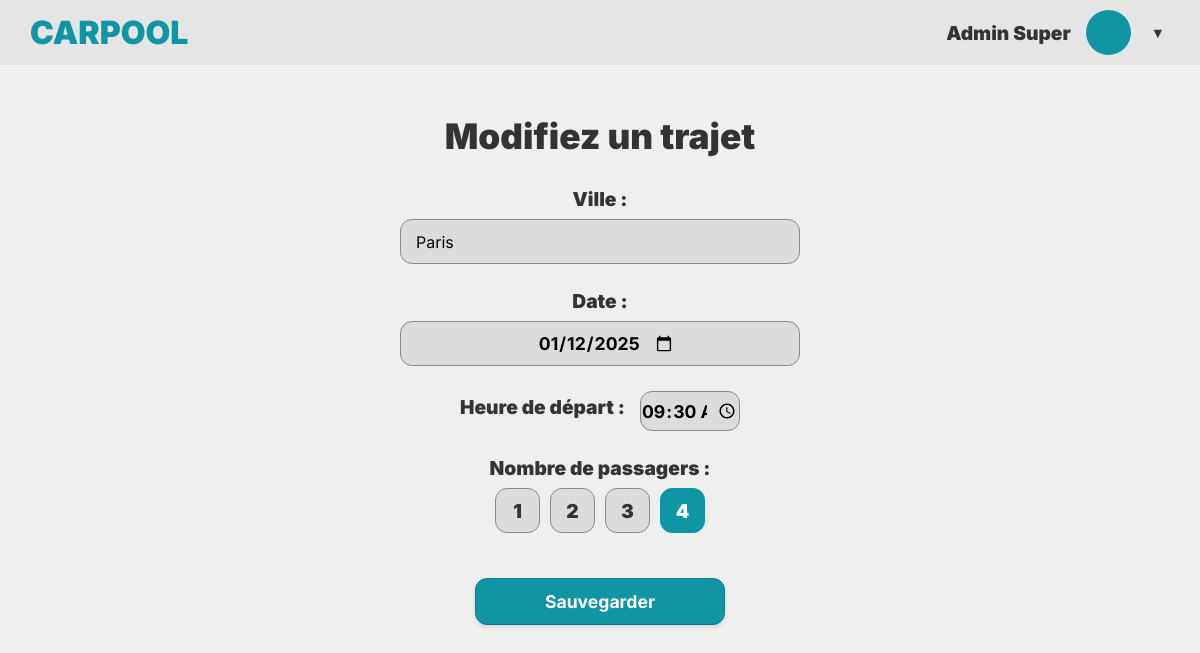
/users/modifTrajets.php (signed in), run on the app's committed database.
### tables this page shows
CREATE TABLE IF NOT EXISTS `trajet` (
  `trajet_id` int NOT NULL AUTO_INCREMENT,
  `trajet_ville` varchar(50) NOT NULL,
  `trajet_date` date NOT NULL,
  `trajet_heure` time NOT NULL,
  `trajet_users_id` int NOT NULL,
  `trajet_nbpassager_max` int NOT NULL,
  `trajet_date_publication` datetime DEFAULT NULL,
  PRIMARY KEY (`trajet_id`)
);

### include/function.php (called while the page is built)
<?php
function hsc($value)
{
    return htmlspecialchars(is_null($value) ? "" : $value);
}
?>

### users/modifTrajets.php (the view, shortened to what this page needs)
<?php
require_once $_SERVER["DOCUMENT_ROOT"] . "../include/connect.php";
require_once $_SERVER["DOCUMENT_ROOT"] . "../include/function.php";
$stmt = $db->prepare("
        SELECT
        trajet_id,
        trajet_heure,
        trajet_ville,
        trajet_date,
        trajet_nbpassager_max,
        u1.users_firstname AS passager_1,
        u2.users_firstname AS passager_2,
        u3.users_firstname AS passager_3,
        u4.users_firstname AS passager_4
        FROM `trajet`
        RIGHT JOIN `passager` p ON p.passager_trajet_id = trajet_id
        LEFT JOIN `users` u1 ON p.passager_un_users_id = u1.users_id
        LEFT JOIN `users` u2 ON p.passager_deux_users_id = u2.users_id
        LEFT JOIN `users` u3 ON p.passager_trois_users_id = u3.users_id
        LEFT JOIN `users` u4 ON p.passager_quatre_users_id = u4.users_id
        WHERE `trajet_id` = 2;
    ");
$stmt->execute();
$recordset = $stmt->fetchAll(PDO::FETCH_ASSOC);
$heure = hsc($recordset["0"]["trajet_heure"]);
$ville = hsc($recordset["0"]["trajet_ville"]);
$date = hsc($recordset["0"]["trajet_date"]);
?>
<!DOCTYPE html>
<html lang="fr">
<head>
    <link rel="stylesheet" href="../style/style.css">
    <link rel="stylesheet" href="../style/ajoutTrajets.css">
</head>
<body class="page-specifique">
    <?php require_once "../include/header.php"; ?>
    <main class="conteneur-central">
        <h1 class="titre-page">Modifiez un trajet</h1>
        <form class="formulaire" action="processTrajets.php" method="post" enctype="multipart/form-data">
            <div class="groupe-saisie">
                <label for="ville">Ville :</label>
                <input type="text" id="ville" name="ville" class="champ-texte" value="<?= $ville ?>">
            </div>
            <div class="groupe-saisie">
                <label for="date">Date :</label>
                <div class="champ-date-visuel">
                    <input type="date" id="date" name="date" class="sous-champ-date" value="<?= $date ?>">
                </div>
            </div>
            <div class="groupe-saisie-ligne">
                <label for="heure">Heure de départ :</label>
                <input type="time" name="heure" id="heure" class="champ-heure" value="<?= $heure ?>">
            </div>
            <div class="groupe-saisie">
                <label>Nombre de passagers :</label>
                <div class="selecteur-passagers">
                    <label for="p1" class="bouton-passager">1</label>
                    <label for="p2" class="bouton-passager">2</label>
                    <label for="p3" class="bouton-passager">3</label>
                    <label for="p4" class="bouton-passager">4</label>
                </div>
            </div>
            <button type="submit" class="bouton-primaire bouton-large">Sauvegarder</button>
        </form>
    </main>
</body>
</html>

### style/style.css (style rules this page uses)
:root { --couleur-primaire: #1095a4; --couleur-texte: #333333; --couleur-secondaire: #cccfd1; --couleur-fond: #efefef; --police-principale: 'Inter', sans-serif; }
* { box-sizing: border-box; margin: 0; padding: 0; }
body { font-family: var(--police-principale); background-color: var(--couleur-fond); color: var(--couleur-texte); min-height: 100vh; display: flex; justify-content: center; padding: 40px 20px; }
.bouton-primaire { background-color: var(--couleur-primaire); color: white; font-family: var(--police-principale); font-weight: 700; font-size: 1rem; padding: 12px 24px; border: 1px solid #0d7a86; border-radius: 8px; cursor: pointer; box-shadow: 0px 2px 4px rgba(0, 0, 0, 0.1); transition: opacity 0.2s ease; }
body.page-specifique { display: block; padding: 0; }

### style/ajoutTrajets.css (style rules this page uses)
.conteneur-central { display: flex; flex-direction: column; align-items: center; margin-top: 50px; padding: 0 20px 50px 20px; }
.titre-page { font-size: 2.2rem; font-weight: 900; color: var(--couleur-texte); margin-bottom: 30px; }
.formulaire { display: flex; flex-direction: column; align-items: center; width: 100%; max-width: 400px; }
.groupe-saisie { display: flex; flex-direction: column; align-items: center; width: 100%; margin-bottom: 25px; }
.groupe-saisie-ligne { display: flex; flex-direction: row; align-items: center; justify-content: center; gap: 15px; margin-bottom: 25px; width: 100%; }
label { font-weight: 900; font-size: 1.2rem; color: var(--couleur-texte); margin-bottom: 8px; }
.champ-texte, .champ-date-visuel, .champ-heure, .bouton-passager { background-color: #dcdcdc; border: 1px solid #888888; border-radius: 12px; }
.champ-texte { width: 100%; height: 45px; padding: 0 15px; font-family: var(--police-principale); font-size: 1rem; outline: none; }
.champ-date-visuel { display: flex; justify-content: center; align-items: center; width: 100%; height: 45px; gap: 10px; }
.sous-champ-date { background: transparent; border: none; width: 150px; text-align: center; font-family: var(--police-principale); font-size: 1.1rem; font-weight: 700; outline: none; }
.champ-heure { width: 100px; height: 40px; text-align: center; font-family: var(--police-principale); font-size: 1.1rem; font-weight: 700; outline: none; }
.selecteur-passagers { display: flex; gap: 10px; }
.bouton-passager { display: flex; justify-content: center; align-items: center; width: 45px; height: 45px; font-size: 1.2rem; font-weight: 900; color: var(--couleur-texte); cursor: pointer; margin-bottom: 0; transition: all 0.2s ease; }
.selecteur-passagers input[type="radio"]:checked + .bouton-passager { background-color: var(--couleur-primaire); color: white; border-color: var(--couleur-primaire); }
.bouton-large { width: 250px; font-size: 1.1rem; margin-top: 20px; border-radius: 12px; }

### data on the page
trajet: ville "Paris", date "01/12/2025", heure "09:30:00"

### other printed values
$_SESSION['users_firstname'] "Admin"
$_SESSION['users_lastname'] "Super"
